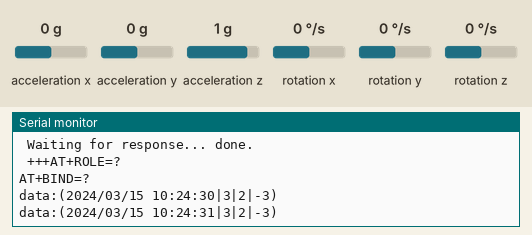
Bench run of a sketch on a simulated Arduino Uno, built with avr-gcc and run on an emulated ATmega328P. Parts: the last lines printed to the serial monitor. The test bench sets the inputs (shaded band); at power-on: rotation x 0 °/s, rotation z 0 °/s, acceleration x 0 g, acceleration y 0 g, acceleration z 1 g, rotation y 0 °/s. The local clock reads 2024-03-15 10:24:30 at power-on unless the sketch sets it.

Above: at 1.2 s.
1.3 s: rotation x set to -192 °/s
At 2.6 s:
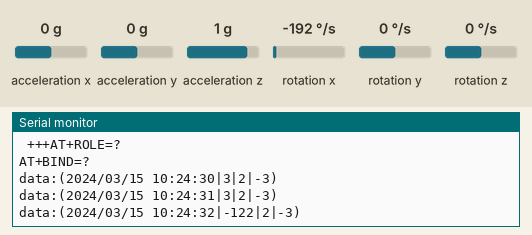
2.8 s: rotation z set to -192 °/s
At 3.9 s:
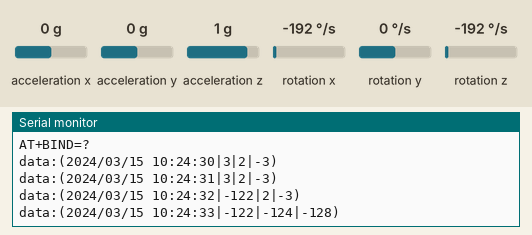
4.3 s: rotation x set to -100 °/s
At 5.9 s:
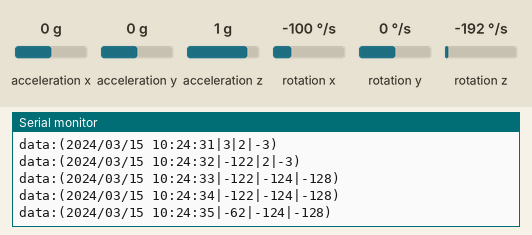
Timing chart, 0 to 7.4 s (numbered marks = the images above; inputs shaded):
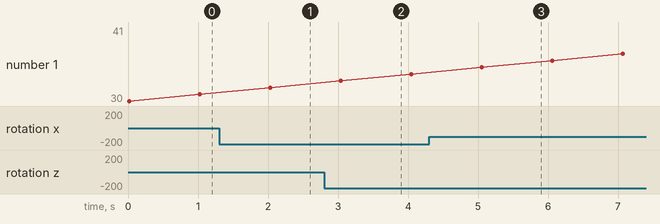

Measured:
- after the input at 1.3 s, the serial monitor: prints a new line after 0.73 s (image 1)
- after the input at 2.8 s, the serial monitor: prints a new line after 0.24 s (image 2)
- after the input at 4.3 s, the serial monitor: prints a new line after 0.76 s (image 3)

The sketch:

STEAMRnE_31.ino
```cpp
#define DEBUG true

#include "def.h"

#include <Wire.h>
#include <I2Cdev.h>
#include <MPU6050.h>
#include <TimeLib.h>
#include <DS1307RTC.h>

MPU6050 mpu;
tmElements_t tm;

int16_t ax, ay, az, gx, gy, gz;
int vx, vy, vz, fx, fy, fz;
String Time = "N/A";
String acc = "";
String output = "";
int _wait = 0;

void setup() {
  Serial.begin(115200);
  p(" Setting up Serial Communication with baudrate 115200... done.\n Waiting for response... ");
  while (!Serial);
  p("done.\n Setting up Wire System... ");
  Wire.begin();
  p("done.\n Setting up MPU6050... ");
  mpu.initialize();
  p("done.\n Waiting for response... ");
  while (!mpu.testConnection()){
    wait(1);
    _wait++;
    Serial.println(_wait);
  }
  p("done.\n ");

  Serial.write("+++");
  Serial.write("AT+ROLE=?\r\n");
  Serial.write("AT+BIND=?\r\n");
  /*
  p("Trying to connect to Central... ");
  Serial.write("test\n");
  if(Serial.available() > 0) {
    asdf
  }
  */
}

void loop() {
  Time = "N/A";

  mpu.getMotion6(&ax, &ay, &az, &gx, &gy, &gz);
  fx = vx = (gx + 300) / 200 + 2;
  fy = vy = (gz - 100) / 200 + 2;
  fz = vz = (gz - 600) / 200;

  acc = String(fx) + '|' +
        String(fy) + '|' +
        String(fz);

  if (RTC.read(tm)) {
    Time = tmYearToCalendar(tm.Year);
    Time += '/';
    save2digits(&Time, tm.Month);
    Time += '/';
    save2digits(&Time, tm.Day);
    Time += ' ';
    save2digits(&Time, tm.Hour);
    Time += ':';
    save2digits(&Time, tm.Minute);
    Time += ':';
    save2digits(&Time, tm.Second);
  }

  output = "data:(" + Time + '|' + acc + ")\n";

  char* data = new char[output.length() + 1];
  output.toCharArray(data, output.length() + 1);

  Serial.write(data);

  delete[] data;
  data = 0;

  wait(1);

}
```

def.h
```cpp
#ifndef DEF_H
#define DEF_H

void p(String _txt) {
  if(DEBUG) {
    Serial.print(_txt);
  }
  return;
}

void wait(unsigned int sec) {
  delay(sec * 1000);
}

void save2digits(String *str, int number) {
  if(number >= 0 && number < 10) {
    *str += '0';
  }
  *str += String(number);
}

#endif
```
